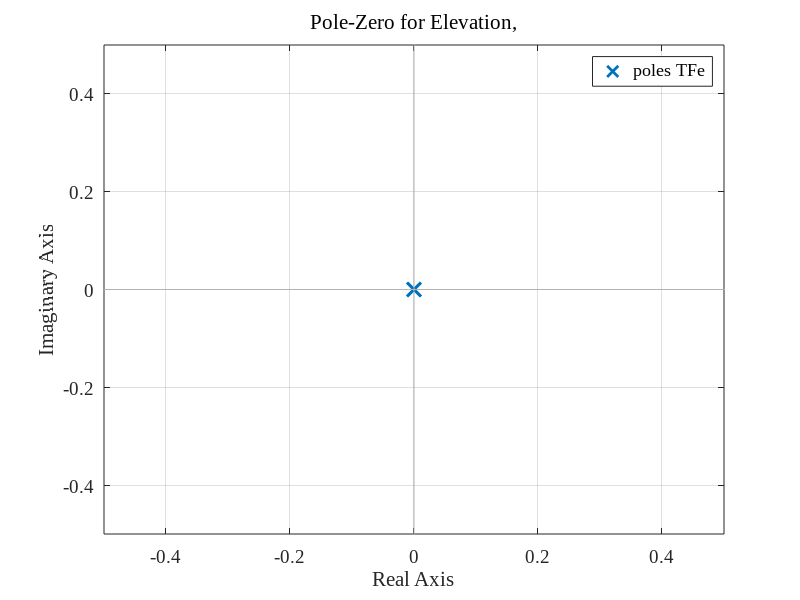
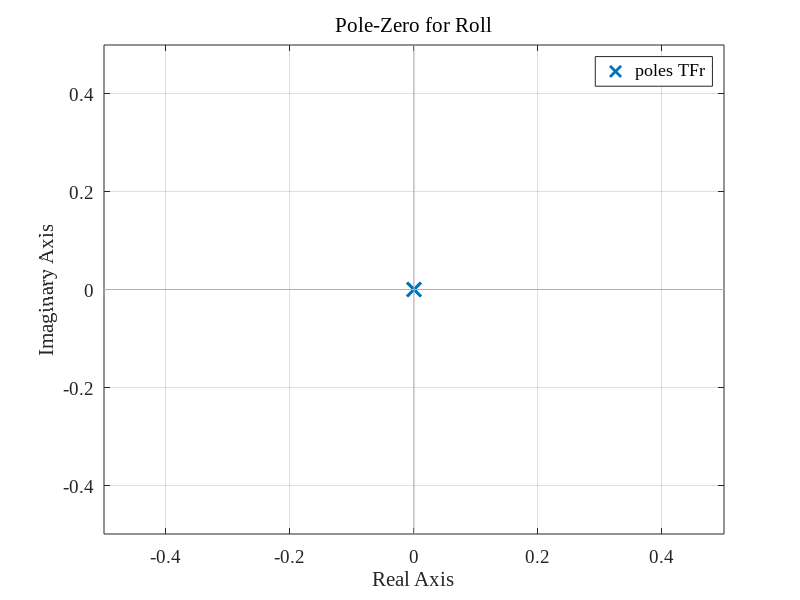
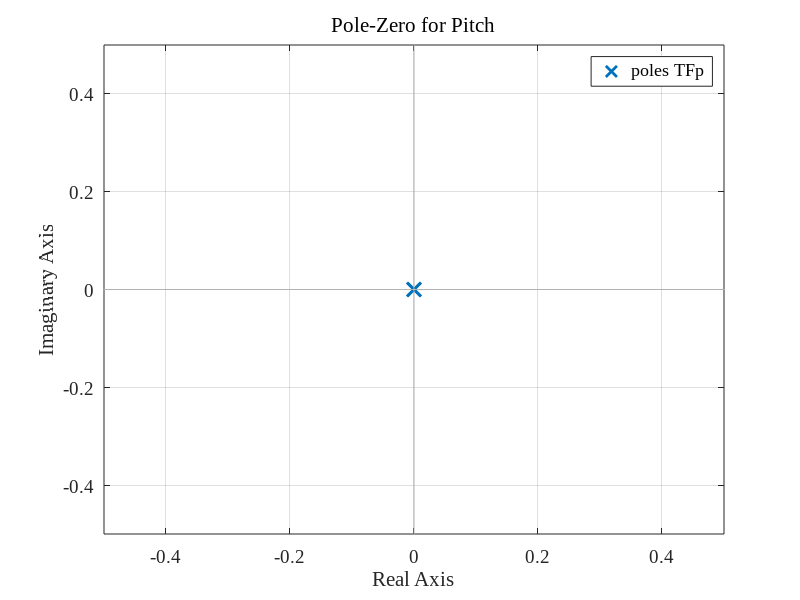
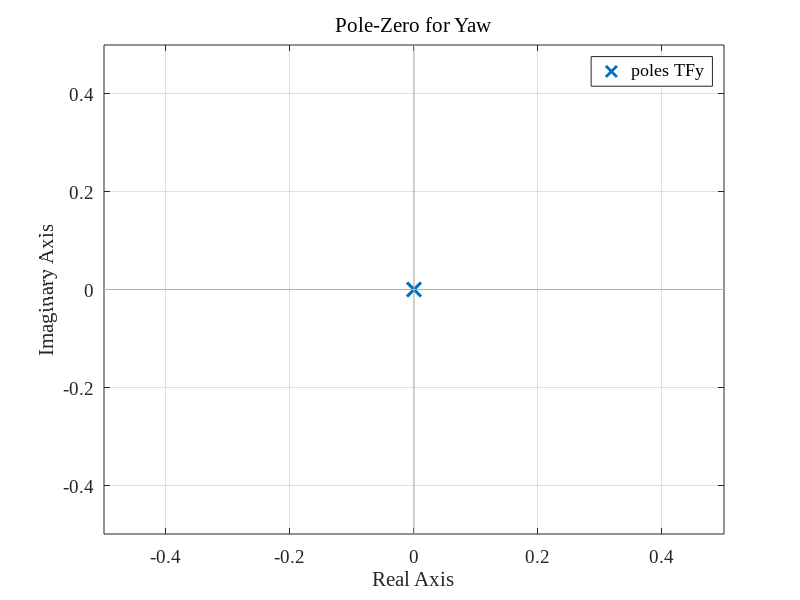

MATLAB code to generate these figures, in order:
clear
clc
close all

% Script for ploting the pole-zero map of four transfer functions
m=0.506;
Ixx=8.12e-5;
Iyy=8.12e-5;
Izz=6.12e-5;

% Transfer Function for elevation, roll, pitch, and yaw 
TFe = tf(1, [m 0 0]);
TFr = tf(1, [Ixx 0 0]);
TFp = tf(1, [Iyy 0 0]);
TFy = tf(1, [Izz 0 0]);


set(groot, 'DefaultAxesFontName', 'Times New Roman');
set(groot, 'DefaultAxesFontSize', 14);
set(groot, 'DefaultTextFontName', 'Times New Roman');
set(groot, 'DefaultTextFontSize', 14);


%%Zero-Pole-Figures
figure;
pzmap(TFe);
grid on;
title('Pole-Zero for Elevation,', 'FontWeight', 'normal');
xlim([-0.5 0.5]);
ylim([-0.5 0.5]);



figure;
pzmap(TFr);
grid on;
title('Pole-Zero for Roll', 'FontWeight', 'normal');
xlim([-0.5 0.5]);
ylim([-0.5 0.5]);


figure;
pzmap(TFp);
grid on;
title('Pole-Zero for Pitch', 'FontWeight', 'normal');
xlim([-0.5 0.5]);
ylim([-0.5 0.5]);


figure;
pzmap(TFy);
grid on;
title('Pole-Zero for Yaw', 'FontWeight', 'normal');
xlim([-0.5 0.5]);
ylim([-0.5 0.5]);

%% Nysquit Plot here
